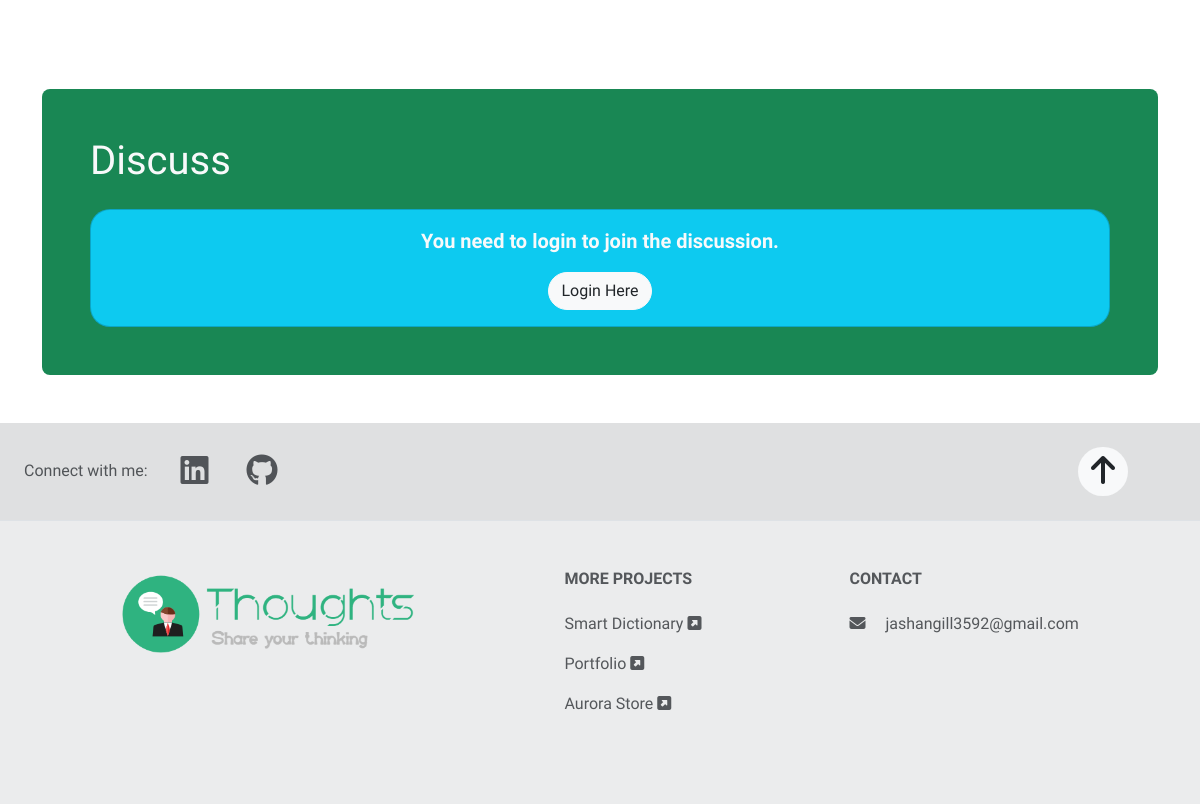
The app's page /article/3 (lower part), older data.
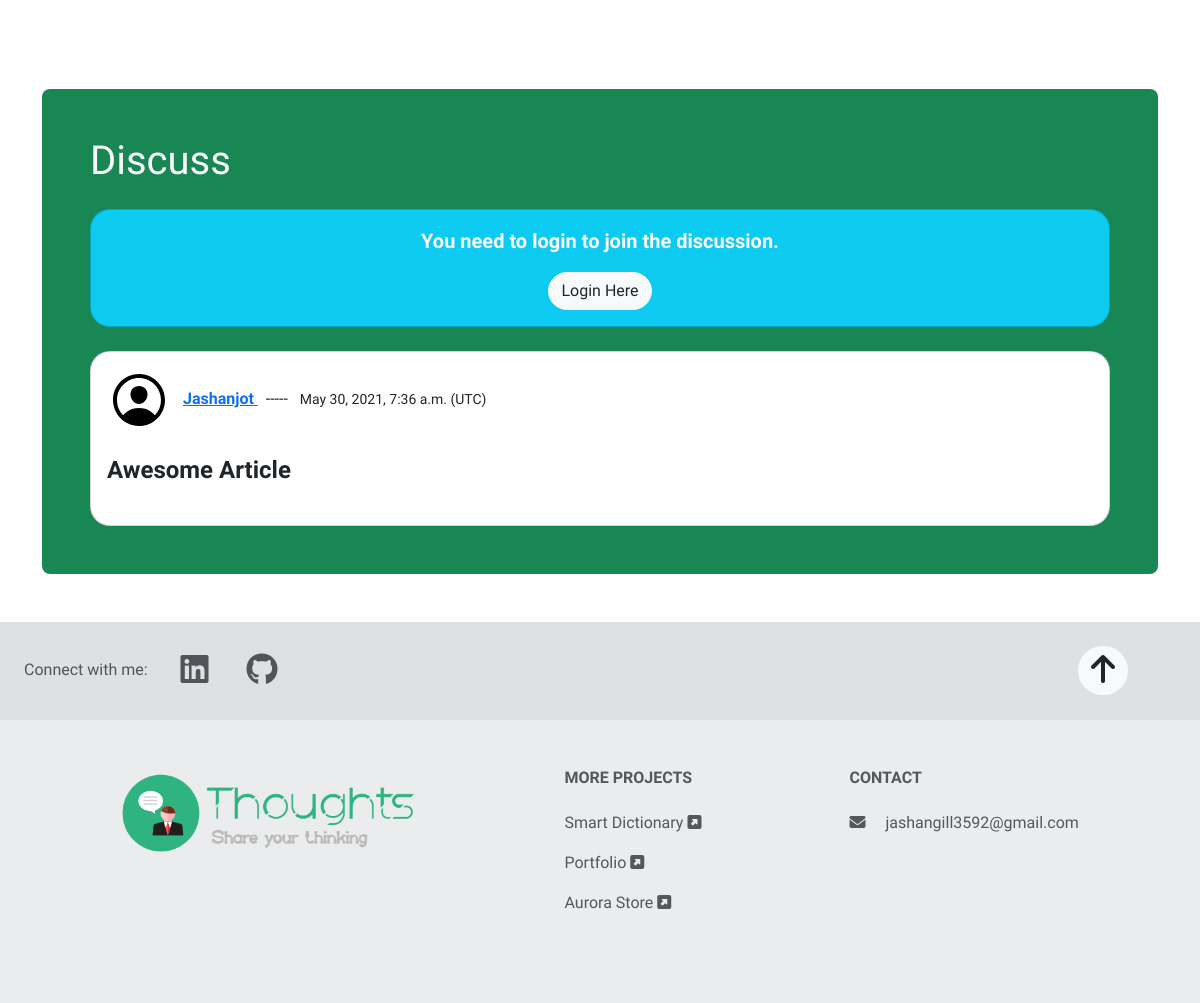
The same page, newer data.
### article/models.py (models this page shows, shortened)
class Review(models.Model):
    title = models.CharField(max_length=30)
    body = models.TextField()
    createdAt = models.DateTimeField(auto_now=True)
    user = models.ForeignKey(User, on_delete=models.CASCADE)
    article = models.ForeignKey(Article, on_delete=models.CASCADE)

### article/views.py (the view)
# urls.py: path("article/<int:article_id>", views.articleDetail, name="article.article_detail"),
def articleDetail(request, article_id):
    article = get_object_or_404(Article, pk=article_id)
    bookmarked = False
    if request.user.is_authenticated:
        bookmarkObject = Bookmark.objects.filter(article=article, user = request.user)
        if bookmarkObject:
            bookmarked = True
    reviews = Review.objects.filter(article = article).order_by("-createdAt")
    context = {
        "article": article,
        "reviews": reviews,
        'bookmarked': bookmarked
    }
    if 'error' in request.session:
        if request.session['count'] == 1:
            del request.session['error']
            del request.session['count']
    request.session['count'] = 1
    return render(request, "article/articleDetail.html", context)

### article/templates/article/articleDetail.html (shortened to what this page needs)
{% extends 'base/base.html' %}
{% block content %}
<div class="my-5 py-5"></div>
<div id="reviews" class="bg-success p-5 rounded-3 text-light">
    <h1 class="text-light">Discuss</h1>
    {% if user.is_authenticated %}
        <form action="{% url 'article.submit_review' %}" method="post" class="mt-2 mb-5">
            {% csrf_token %}
            {% if request.session.error %}
                <div class="alert alert-dismissible alert-danger mt-5">
                    <button type="button" class="btn-close" data-bs-dismiss="alert"></button>
                    <strong>{{request.session.error}}</strong>
                </div>
            {% endif %}
            <h2 class="mt-5 mb-3 text-light">What do you think of the article?</h2>
            <div class="form-group mb-2">
                <input name="reviewTitle" type="text" class="form-control" id="reviewTitle" placeholder="Title">
            </div>
            <div class="form-group">
                <textarea name="reviewBody" class="form-control rounded-3" id="reviewBody" rows="5" spellcheck="false" data-ms-editor="true" placeholder="Share in detail." ></textarea>
            </div>
            <input type="hidden" name="articleID" value="{{article.id}}">
            <button type="submit" class="btn btn-light rounded-pill mt-2 fw-bolder">Submit</button>
        </form>
    {% else %}
        <div class="review bg-info card text-light rounded-20 p-3 mt-4 text-center">
            <p class="lead fw-bolder">
                You need to login to join the discussion.
            </p>
            <div>
                <a class='btn btn-light text-dark rounded-pill' href="{% url 'user.log-in' %}">Login Here</a>
            </div>
        </div>
    {% endif %}
    {% for review in reviews %}
        <div class="review card text-dark rounded-20 p-3 mt-4">
            <div>
                {% load static %}
                <img src="{% static 'base/person.svg' %}" class="person d-inline-block me-2" />
                <a href="/user/{{review.user.username}}">
                    <strong class="text-capitalize">{{review.user.username}}</strong>
                </a>
                &nbsp ----- &nbsp
                <small>{{review.createdAt}} (UTC)</small>
            </div>
            <br>
            <h4><strong>{{review.title}}</strong></h4>
        </div>
    {% endfor %}
 </div>
{% endblock %}

### templates/base/base.html (shortened to what this page needs)
<!DOCTYPE html>
<html lang="en">
  <head>
    {% load static %}
    <link rel="stylesheet" href="{% static 'base/bootstrap.css' %}" />
    <link rel="stylesheet" href="{% static 'base/style.css' %}" />
  </head>
  <body>
    <div class="container">{% block content %} {% endblock %}</div>
  <footer class="text-center text-lg-start bg-light text-muted mt-5">
    <section id='connect' class="d-flex justify-content-center justify-content-lg-between p-4 border-bottom"
    >
      <div class="me-5 d-none d-lg-block">
        <span>Connect with me:</span>
         <a target="_blank" href="https://www.linkedin.com/in/jashann01/" class="btn me-2 ms-3 text-reset">
          <i class="fab fa-2x fa-linkedin"></i>
        </a>
        <a target="_blank" href="https://github.com/Jashann" class="btn me-2 text-reset">
          <i class="fab fa-2x fa-github"></i>
        </a>
      </div>
      <div class="me-5 d-lg-block">
        <a class='btn rounded-pill bg-light' href="#header"><i class="fas fa-arrow-up fa-2x"></i></a>
      </div>
    </section>
    <section class="py-5" style="background-color: rgba(0, 0, 0, 0.05);">
      <div class="container text-center text-md-start">
        <div class="row">
        <div class="col-md-6 col-lg-4 col-xl-4 mx-auto mb-md-0 mb-4">
          <a href="/">
            <img class='img-fluid' src="{% static 'base/logo.png' %}" alt="logo" srcset="">
          </a>
        </div>
          <div class="col-md-3 col-lg-2 col-xl-2 mx-auto mb-4">
            <h6 class="text-uppercase fw-bold mb-4">
              More Projects
            </h6>
            <p>
              <a href="https://jashann.github.io/Smart-Dictionary/" target="_blank" class="text-reset">Smart Dictionary</a>
              <i class="fas fa-external-link-square-alt"></i>
            </p>
            <p>
              <a href="http://jashann.github.io/" target="_blank" class="text-reset">Portfolio</a>
              <i class="fas fa-external-link-square-alt"></i>
            </p>
            <p>
              <a href="https://jashann.github.io/Aurora_Store/" target="_blank" class="text-reset">Aurora Store</a>
              <i class="fas fa-external-link-square-alt"></i>
            </p>
          </div>
          <div class="col-md-3 col-lg-3 col-xl-3 mx-auto mb-md-0 mb-4">
            <h6 class="text-uppercase fw-bold mb-4">
              Contact
            </h6>
            <p>
              <i class="fas fa-envelope me-3"></i>
              jashangill3592@gmail.com
            </p>
          </div>
        </div>
      </div>
    </section>
  </footer>
  </body>
</html>

### static/base/style.css (style rules this page uses)
body { font-family: Quicksand, 'Segoe UI', Tahoma, Geneva, Verdana, sans-serif; }
.rounded-20 { border-radius: 20px; }
.review .person { height: 64px; }
footer a { text-decoration: none !important; }
#connect { background: rgb(0 0 0 / 10%) }

Row changes from the older to the newer data that the page shows:
added Review: user.username "Jashanjot", createdAt "May 30, 2021, 7:36 a.m.", title "Awesome Article"
